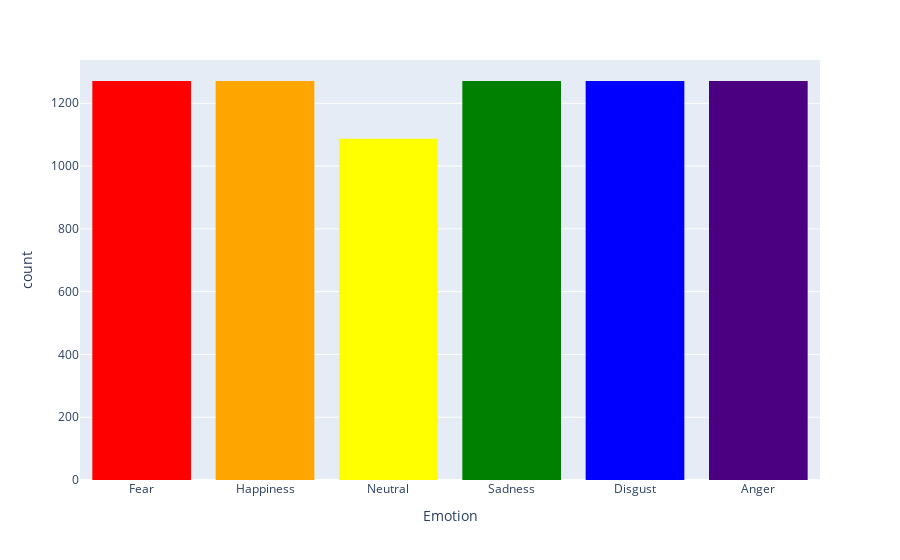

The notebook cell this image was saved under:
### Code cell
# count emotion
df_audio['Emotion'].value_counts()
# plot emotion
fig = px.histogram(df_audio, x='Emotion')
# change color for each emotion
fig.update_traces(marker_color=['#FF0000', '#FFA500', '#FFFF00', '#008000', '#0000FF', '#4B0082', '#EE82EE'])                 
fig.show()

### Figure 1 — Plotly figure (JSON) as saved in the notebook; plotly's stock layout.template omitted (floating-point values rounded to 4 significant figures; data arrays with more than 128 entries replaced by an {"elided": "..."} marker saying what was removed)
{"data": [{"alignmentgroup": "True", "bingroup": "x", "hovertemplate": "Emotion=%{x}<br>count=%{y}<extra></extra>", "legendgroup": "", "marker": {"color": ["#FF0000", "#FFA500", "#FFFF00", "#008000", "#0000FF", "#4B0082", "#EE82EE"], "pattern": {"shape": ""}}, "name": "", "offsetgroup": "", "orientation": "v", "showlegend": false, "type": "histogram", "x": {"elided": "7442 str values"}, "xaxis": "x", "yaxis": "y"}], "layout": {"barmode": "relative", "legend": {"tracegroupgap": 0}, "margin": {"t": 60}, "xaxis": {"anchor": "y", "domain": [0, 1], "title": {"text": "Emotion"}}, "yaxis": {"anchor": "x", "domain": [0, 1], "title": {"text": "count"}}}}
